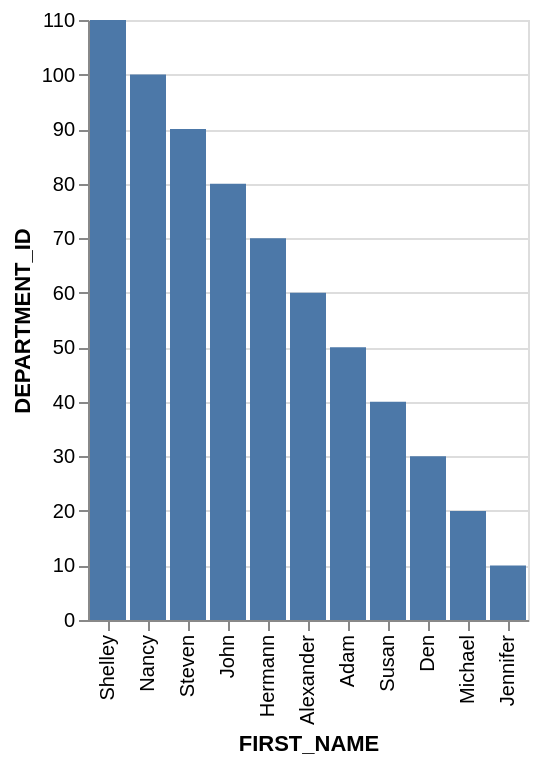

Vega-Lite specification for this chart:
### Vega-Lite specification from a JSON file in a GitHub repository (floating-point values rounded to 4 significant figures)
{"data": {"values": [{"x_data": "Shelley", "y_data": 110}, {"x_data": "Nancy", "y_data": 100}, {"x_data": "Steven", "y_data": 90}, {"x_data": "John", "y_data": 80}, {"x_data": "Hermann", "y_data": 70}, {"x_data": "Alexander", "y_data": 60}, {"x_data": "Adam", "y_data": 50}, {"x_data": "Susan", "y_data": 40}, {"x_data": "Den", "y_data": 30}, {"x_data": "Michael", "y_data": 20}, {"x_data": "Jennifer", "y_data": 10}]}, "mark": "bar", "encoding": {"x": {"field": "x_data", "type": "nominal", "title": "FIRST_NAME", "sort": {"op": "sum", "field": "y_data", "order": "descending"}}, "y": {"field": "y_data", "type": "quantitative", "title": "DEPARTMENT_ID"}}}
